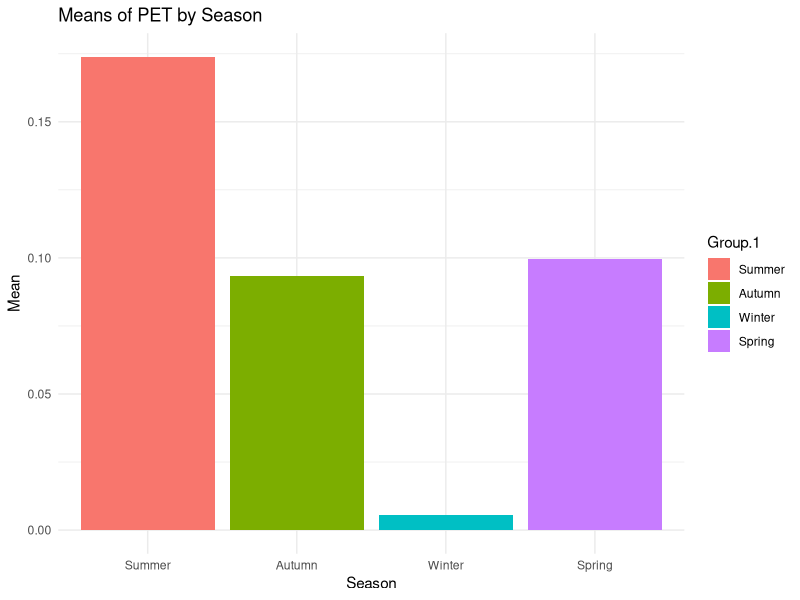
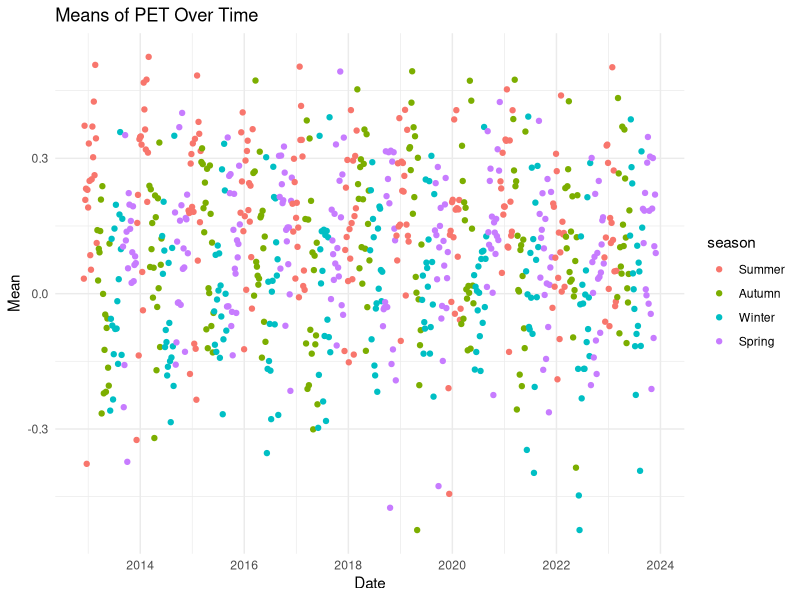
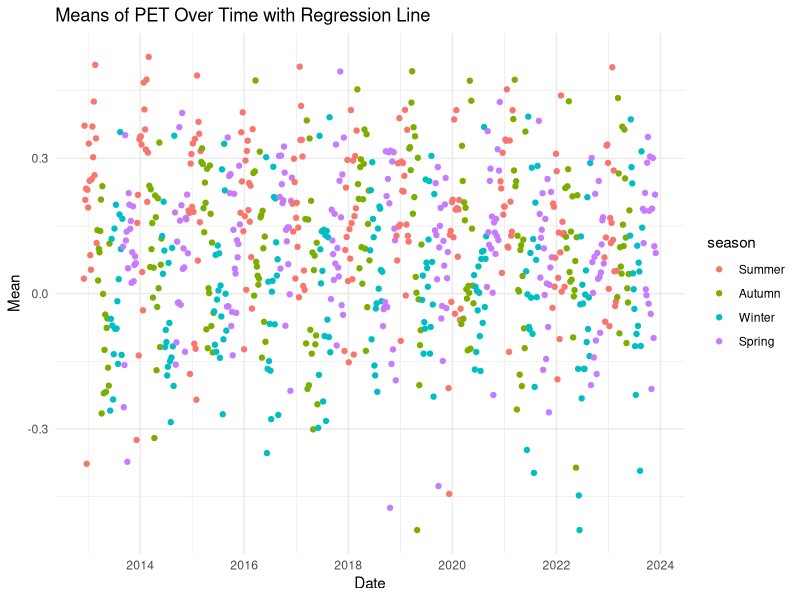
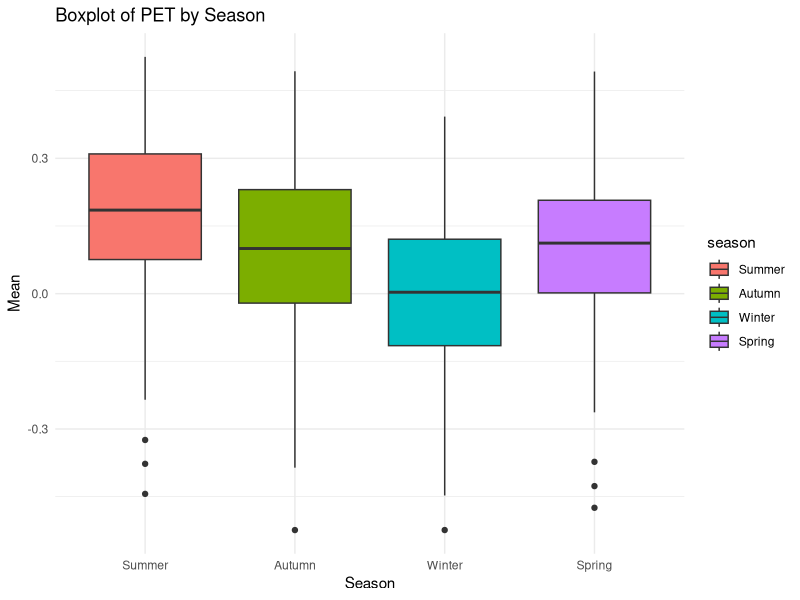

These charts were generated, in order, by the following R code:
library(ggplot2)
library(lubridate)

# Load data
data <- read.csv("pet_data.csv")

# Convert date column to Date type
data$date <- as.Date(data$date)

# Select data from 2019 to 2023
data_season <- data[data$date >= as.Date("2012-12-01") & data$date <= as.Date("2023-12-01"),]

# Convert date to numeric for cutting into seasons
data_season$date_numeric <- as.numeric(data_season$date - as.Date("2012-01-01"))

# Get the total season count from the dates by subtracting the first date from the last date
year_count <- (as.numeric(as.Date("2023-12-01") - as.Date("2012-12-01")) / 365)

# Make 4 times that label for each season while keeping the order
labels <- rep(c("Summer", "Autumn", "Winter", "Spring"), year_count)

# Cut the date_numeric into 4*4 intervals and label them as seasons
data_season$season <- cut(data_season$date_numeric, breaks = year_count * 4, label = labels)

# Get the mean of PET for each season
data_stats <- aggregate(data_season$mean, by=list(data_season$season), FUN=mean)

# Plot the means of PET for each season
ggplot(data_stats, aes(x=Group.1, y=x, fill=Group.1)) +
  geom_bar(stat="identity") +
  labs(title="Means of PET by Season",
       x="Season",
       y="Mean") +
  theme_minimal()

# Plot the data highlighting the seasons with the same color
ggplot(data_season, aes(x=date, y=mean, color=season)) +
  geom_point() +
  labs(title="Means of PET Over Time",
       x="Date",
       y="Mean") +
  theme_minimal()

# Plot a regression line for the data
ggplot(data_season, aes(x=date, y=mean, color=season)) +
  geom_point() +
  labs(title="Means of PET Over Time with Regression Line",
       x="Date",
       y="Mean") +
  theme_minimal()

# Prepare the data for a boxplot
data_season$season <- factor(data_season$season, levels=c("Summer", "Autumn", "Winter", "Spring"))

# Plot a boxplot of the data
ggplot(data_season, aes(x=season, y=mean, fill=season)) +
  geom_boxplot() +
  labs(title="Boxplot of PET by Season",
       x="Season",
       y="Mean") +
  theme_minimal()

  
